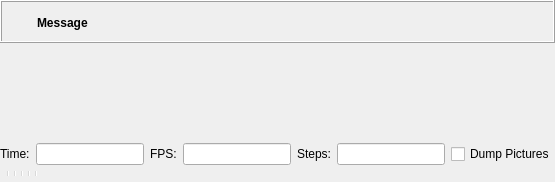
  <widget class="QWidget" name="centralwidget">
   <layout class="QVBoxLayout" name="verticalLayout_2">
    <property name="spacing">
     <number>0</number>
    </property>
    <property name="leftMargin">
     <number>0</number>
    </property>
    <property name="topMargin">
     <number>0</number>
    </property>
    <property name="rightMargin">
     <number>0</number>
    </property>
    <property name="bottomMargin">
     <number>0</number>
    </property>
    <item>
     <widget class="QWidget" name="mainWidget" native="true">
      <property name="sizePolicy">
       <sizepolicy hsizetype="Expanding" vsizetype="Expanding">
        <horstretch>0</horstretch>
        <verstretch>0</verstretch>
       </sizepolicy>
      </property>
      <layout class="QVBoxLayout" name="verticalLayout_3">
       <property name="spacing">
        <number>0</number>
       </property>
       <property name="leftMargin">
        <number>0</number>
       </property>
       <property name="topMargin">
        <number>0</number>
       </property>
       <property name="rightMargin">
        <number>0</number>
       </property>
       <property name="bottomMargin">
        <number>0</number>
       </property>
       <item>
        <widget class="QFrame" name="frameCompileResult">
         <property name="frameShape">
          <enum>QFrame::Box</enum>
         </property>
         <property name="frameShadow">
          <enum>QFrame::Raised</enum>
         </property>
         <layout class="QGridLayout" name="gridLayout_2">
          <property name="leftMargin">
           <number>6</number>
          </property>
          <property name="topMargin">
           <number>6</number>
          </property>
          <property name="rightMargin">
           <number>6</number>
          </property>
          <property name="bottomMargin">
           <number>4</number>
          </property>
          <property name="horizontalSpacing">
           <number>4</number>
          </property>
          <item row="0" column="1">
           <widget class="QLabel" name="labelCompileResultMessage">
            <property name="sizePolicy">
             <sizepolicy hsizetype="Preferred" vsizetype="Preferred">
              <horstretch>1</horstretch>
              <verstretch>0</verstretch>
             </sizepolicy>
            </property>
            <property name="font">
             <font>
              <weight>75</weight>
              <bold>true</bold>
             </font>
            </property>
            <property name="text">
             <string>Message</string>
            </property>
            <property name="wordWrap">
             <bool>true</bool>
            </property>
           </widget>
          </item>
          <item row="0" column="2">
           <widget class="QToolButton" name="toolButtonCompileResultClose">
            <property name="styleSheet">
             <string notr="true"/>
            </property>
            <property name="text">
             <string/>
            </property>
            <property name="icon">
             <iconset resource="../openscad.qrc">
              <normaloff>:/icons/close.png</normaloff>:/icons/close.png</iconset>
            </property>
            <property name="iconSize">
             <size>
              <width>22</width>
              <height>22</height>
             </size>
            </property>
            <property name="toolButtonStyle">
             <enum>Qt::ToolButtonIconOnly</enum>
            </property>
            <property name="autoRaise">
             <bool>true</bool>
            </property>
           </widget>
          </item>
          <item row="0" column="0">
           <widget class="QToolButton" name="toolButtonCompileResultIcon">
            <property name="styleSheet">
             <string notr="true">QToolButton { border: none; }</string>
            </property>
            <property name="text">
             <string/>
            </property>
            <property name="icon">
             <iconset resource="../openscad.qrc">
              <normaloff>:/icons/information-icons-error.png</normaloff>:/icons/information-icons-error.png</iconset>
            </property>
            <property name="iconSize">
             <size>
              <width>22</width>
              <height>22</height>
             </size>
            </property>
            <property name="autoRaise">
             <bool>false</bool>
            </property>
           </widget>
          </item>
         </layout>
        </widget>
       </item>
       <item>
        <widget class="GLViewer_suggest" name="qglviewer_suggest" native="true">
         <property name="sizePolicy">
          <sizepolicy hsizetype="Expanding" vsizetype="Expanding">
           <horstretch>0</horstretch>
           <verstretch>0</verstretch>
          </sizepolicy>
         </property>
         <property name="minimumSize">
          <size>
           <width>200</width>
           <height>100</height>
          </size>
         </property>
        </widget>
       </item>
       <item>
        <widget class="QFrame" name="animate_panel">
         <property name="enabled">
          <bool>true</bool>
         </property>
         <property name="frameShape">
          <enum>QFrame::NoFrame</enum>
         </property>
         <property name="frameShadow">
          <enum>QFrame::Raised</enum>
         </property>
         <property name="lineWidth">
          <number>0</number>
         </property>
         <layout class="QHBoxLayout" name="horizontalLayoutAnimate">
          <property name="leftMargin">
           <number>0</number>
          </property>
          <property name="topMargin">
           <number>0</number>
          </property>
          <property name="rightMargin">
           <number>0</number>
          </property>
          <property name="bottomMargin">
           <number>0</number>
          </property>
          <item>
           <widget class="QLabel" name="label">
            <property name="text">
             <string>Time:</string>
            </property>
           </widget>
          </item>
          <item>
           <widget class="QLineEdit" name="e_tval"/>
          </item>
          <item>
           <widget class="QLabel" name="label_2">
            <property name="text">
             <string>FPS:</string>
            </property>
           </widget>
          </item>
          <item>
           <widget class="QLineEdit" name="e_fps"/>
          </item>
          <item>
           <widget class="QLabel" name="label_3">
            <property name="text">
             <string>Steps:</string>
            </property>
           </widget>
          </item>
          <item>
           <widget class="QLineEdit" name="e_fsteps"/>
          </item>
          <item>
           <widget class="QCheckBox" name="e_dump">
            <property name="text">
             <string>Dump Pictures</string>
            </property>
           </widget>
          </item>
         </layout>
        </widget>
       </item>
       <item>
        <widget class="QToolBar" name="viewerToolBar">
         <addaction name="designActionPreview"/>
         <addaction name="designActionRender"/>
         <addaction name="separator"/>
         <addaction name="viewActionViewAll"/>
         <addaction name="viewActionZoomIn"/>
         <addaction name="viewActionZoomOut"/>
         <addaction name="viewActionResetView"/>
         <addaction name="separator"/>
         <addaction name="viewActionRight"/>
         <addaction name="viewActionTop"/>
         <addaction name="viewActionBottom"/>
         <addaction name="viewActionLeft"/>
         <addaction name="viewActionFront"/>
         <addaction name="viewActionBack"/>
         <addaction name="separator"/>
         <addaction name="viewActionPerspective"/>
         <addaction name="viewActionOrthogonal"/>
         <addaction name="separator"/>
         <addaction name="viewActionShowAxes"/>
         <addaction name="viewActionShowScaleProportional"/>
         <addaction name="viewActionShowEdges"/>
         <addaction name="separator"/>
         <addaction name="transActionTransferOne"/>
         <addaction name="retrieveSimilarExamples"/>
        </widget>
       </item>
      </layout>
      <zorder>animate_panel</zorder>
      <zorder>qglview</zorder>
      <zorder>viewerToolBar</zorder>
      <zorder>frameCompileResult</zorder>
     </widget>
    </item>
   </layout>
  </widget>
